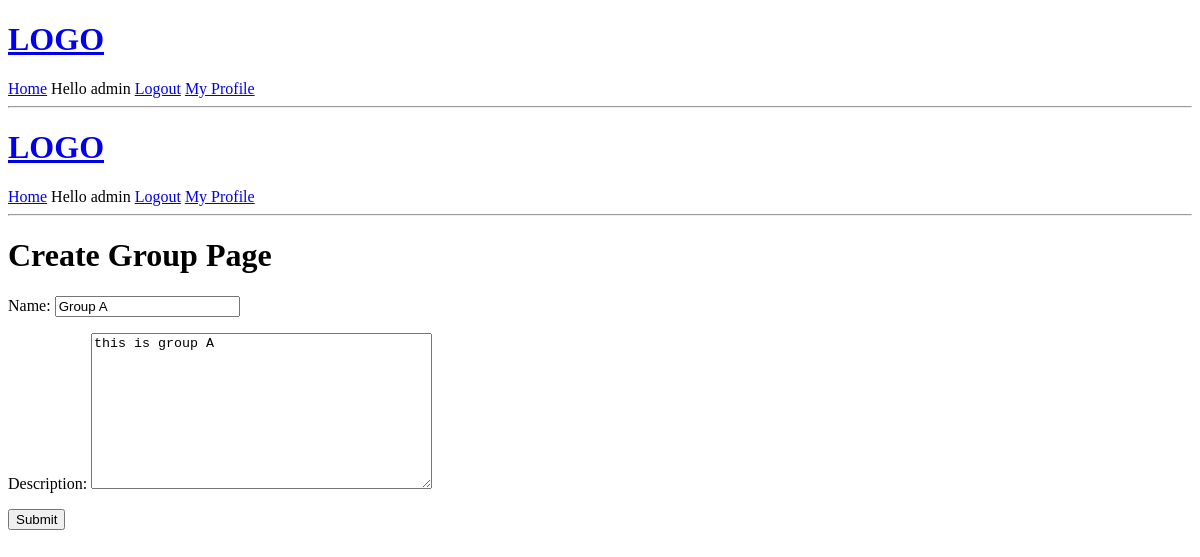
The page /update-group/1/ (signed in) on the database as committed earlier.
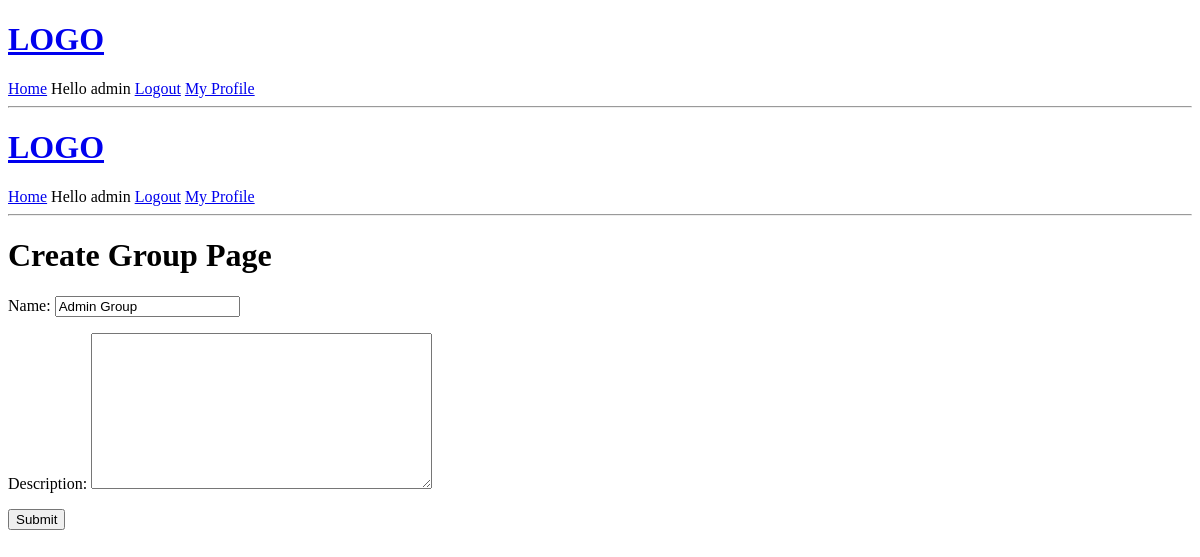
The same page on the database as committed later.
### snapp/models.py (models this page shows, shortened)
class Group(models.Model):
  groupCreator = models.ForeignKey(User, on_delete=models.CASCADE)
  name = models.CharField(max_length=200)
  description = models.TextField(null=True, blank=True) # use TextField for large amounts of text, null=True -> can be null, blank=True -> if any form on page - field can be blank# If you allow for blank values, you have to allow for null values since blank values are stored as null.
  members = models.ManyToManyField(User, related_name='members', blank=True) # since you already have user in Group creator -> use related_name, blank form allowed
  lastUpdated = models.DateTimeField(auto_now=True) # automatic - last updated
  dateCreated = models.DateTimeField(auto_now_add=True) # when it was first created - initial timestamp - will never change
  class Meta:
    ordering = ['-lastUpdated', '-dateCreated'] # show the last created / updated group at the top of the page

### snapp/views.py (the view)
# urls.py: path('update-group/<str:pk>/', views.updateGroup, name="updateGroup"),
@login_required(login_url='login')
def updateGroup(request, pk):
  group = Group.objects.get(id=pk)
  form = GroupForm(instance=group) # the form will be prefilled with data about the group
  if request.user != group.groupCreator:  # if user is not the creator of room - they cannot update it
    return HttpResponse('You cannot update since you did not create the group')
  if request.method == 'POST': # if user sent info
    form = GroupForm(request.POST,instance=group)  # populated with the data that the user sent - update a room, do not create a new one
    if form.is_valid(): # validate the data
      form.save()
      return redirect('home')
  context = {'form': form}
  return render(request, 'snapp/group_form.html', context)

### snapp/forms.py
class GroupForm(ModelForm):
  class Meta:
    model = Group
    fields = '__all__'
    exclude = ['groupCreator', 'members']

### snapp/templates/snapp/group_form.html (shortened to what this page needs)
{% extends 'base.html' %}
{% block content %}
{% include 'navbar.html' %}
<h1>Create Group Page</h1>
<div>
  <form method="POST" action="">
    {{ form.as_p }}
    <input type="submit" value="Submit" />
  </form>
</div>
{% endblock content %}

Rows that differ between the two databases and show on the page:
changed Group: name "Group A" → "Admin Group"; description "this is group A" → (not shown)
